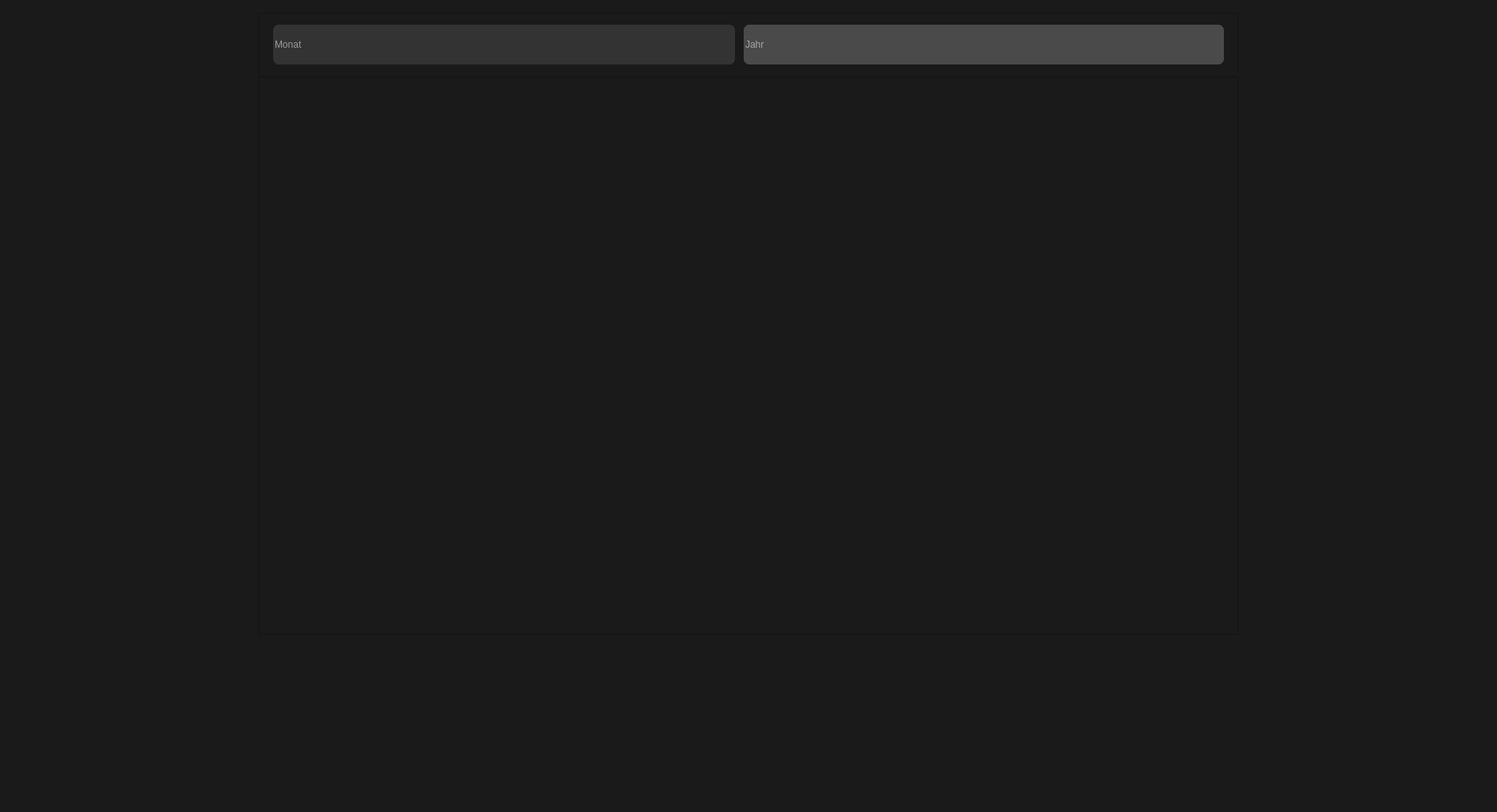
<?xml version="1.0" encoding="UTF-8"?>
<ui version="4.0">
 <class>addEntryWindow</class>
 <widget class="QWidget" name="addEntryWindow">
  <property name="geometry">
   <rect>
    <x>0</x>
    <y>0</y>
    <width>1880</width>
    <height>1020</height>
   </rect>
  </property>
  <property name="windowTitle">
   <string>Form</string>
  </property>
  <property name="styleSheet">
   <string notr="true">background-color: rgb(26, 26, 26);</string>
  </property>
  <layout class="QVBoxLayout" name="verticalLayout">
   <item alignment="Qt::AlignHCenter">
    <widget class="QFrame" name="frame">
     <property name="minimumSize">
      <size>
       <width>1230</width>
       <height>80</height>
      </size>
     </property>
     <property name="maximumSize">
      <size>
       <width>16777215</width>
       <height>70</height>
      </size>
     </property>
     <property name="frameShape">
      <enum>QFrame::StyledPanel</enum>
     </property>
     <property name="frameShadow">
      <enum>QFrame::Raised</enum>
     </property>
     <layout class="QHBoxLayout" name="horizontalLayout_2">
      <property name="leftMargin">
       <number>17</number>
      </property>
      <property name="rightMargin">
       <number>17</number>
      </property>
      <item>
       <widget class="QLineEdit" name="monthEdit">
        <property name="minimumSize">
         <size>
          <width>300</width>
          <height>50</height>
         </size>
        </property>
        <property name="maximumSize">
         <size>
          <width>580</width>
          <height>16777215</height>
         </size>
        </property>
        <property name="styleSheet">
         <string notr="true">background-color: rgb(51, 51, 51);
border-radius: 7px;
color: rgb(255, 255, 255);
font: 700 14pt &quot;Segoe UI&quot;;
qproperty-alignment: AlignCenter;</string>
        </property>
        <property name="placeholderText">
         <string>Monat</string>
        </property>
       </widget>
      </item>
      <item>
       <spacer name="horizontalSpacer_2">
        <property name="orientation">
         <enum>Qt::Horizontal</enum>
        </property>
        <property name="sizeType">
         <enum>QSizePolicy::Maximum</enum>
        </property>
        <property name="sizeHint" stdset="0">
         <size>
          <width>5</width>
          <height>20</height>
         </size>
        </property>
       </spacer>
      </item>
      <item>
       <widget class="QLineEdit" name="yearEdit">
        <property name="minimumSize">
         <size>
          <width>290</width>
          <height>50</height>
         </size>
        </property>
        <property name="maximumSize">
         <size>
          <width>1200</width>
          <height>16777215</height>
         </size>
        </property>
        <property name="styleSheet">
         <string notr="true">background-color: rgb(74, 74, 74);
border-radius: 7px;
qproperty-alignment: AlignCenter;
color: rgb(255, 255, 255);
font: 700 14pt &quot;Segoe UI&quot;;</string>
        </property>
        <property name="placeholderText">
         <string>Jahr</string>
        </property>
       </widget>
      </item>
     </layout>
    </widget>
   </item>
   <item alignment="Qt::AlignHCenter|Qt::AlignTop">
    <widget class="QFrame" name="entryFrame">
     <property name="minimumSize">
      <size>
       <width>1230</width>
       <height>700</height>
      </size>
     </property>
     <property name="maximumSize">
      <size>
       <width>16777215</width>
       <height>500</height>
      </size>
     </property>
     <property name="frameShape">
      <enum>QFrame::StyledPanel</enum>
     </property>
     <property name="frameShadow">
      <enum>QFrame::Raised</enum>
     </property>
     <widget class="QWidget" name="layoutWidget_2">
      <property name="geometry">
       <rect>
        <x>10</x>
        <y>10</y>
        <width>1211</width>
        <height>681</height>
       </rect>
      </property>
      <layout class="QVBoxLayout" name="cellLayout_2">
       <property name="spacing">
        <number>6</number>
       </property>
       <property name="sizeConstraint">
        <enum>QLayout::SetDefaultConstraint</enum>
       </property>
       <property name="bottomMargin">
        <number>0</number>
       </property>
      </layout>
     </widget>
    </widget>
   </item>
  </layout>
 </widget>
 <resources/>
 <connections/>
</ui>
